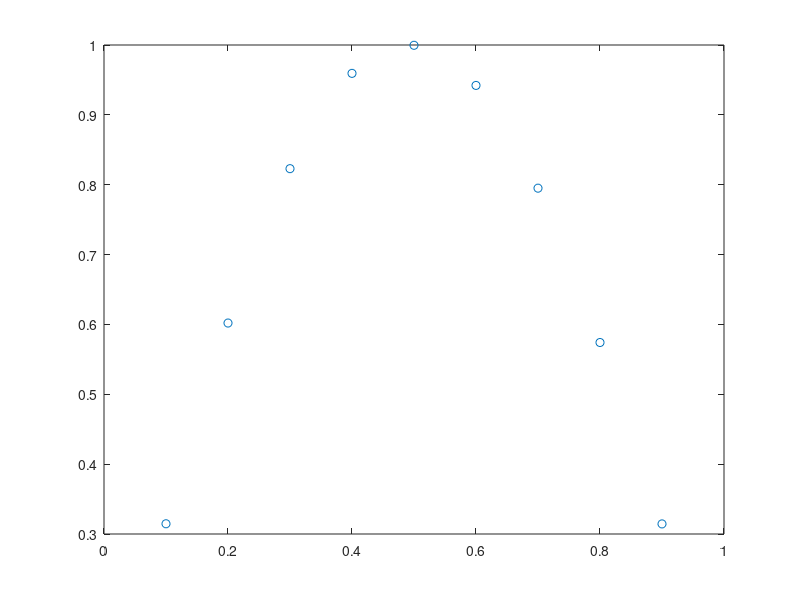

The MATLAB source for this figure:
%%non linear
%%u_t + u*u_x = u_xx
%%exact soln: ?


clear all;
close all;
clc
N=10;
h=1/N;
dt=0.008;
tfin=1;
tini=0;
M=fix((tfin-tini)/dt);
tol=1e-8;
epsilon=0; %viscosity
k1=0;%%no of iterations
t=0;
count=0;

A=zeros(N-1,N-1);
B=zeros(N-1,N-1);
U0=zeros(N-1,1);
U1=zeros(N-1,1);
F=zeros(N-1,1);


for j=1:N-1
    x(j)=h*j;
end
    for j=1:N-1
        U0(j)=sin(pi*x(j));
    end
    

mu=dt/(2*h^2);
lambda = dt/8*h ;
U=ones(N-1,1);
err=5;

for k=1:M
      
    while err>tol
         for j=1:N-1
            C(j,j)=1+2*mu*epsilon ;
        end
        for j=1:N-2
            C(j,j+1)=2*lambda*U(j+1) - epsilon*mu;
            C(j+1,j)=-2*lambda*U(j) - epsilon*mu;
        end
        F(1) = U(1)*(1 + 2*mu*epsilon) - U(2)*mu*epsilon - lambda*(U(1)^2) - (1-2*mu*epsilon)*U0(1) -  U0(2)*mu*epsilon - lambda*(U0(2)^2);
        F(N-1) = U(N-1)*(1 + 2*mu*epsilon) - U(N-2)*mu*epsilon - lambda*(U(N-1)^2) - (1-2*mu*epsilon)*U0(N-1) - U0(N-2)*mu*epsilon- lambda*(U0(N-2)^2);
        
        for j = 2:N-2
        F(j) = U(j)*(1 + 2*mu*epsilon) - U(j+1)*mu*epsilon -U(j-1)*mu*epsilon -lambda*(U(j+1)^2 - U(j-1)^2) - U0(j)*(1 - 2*mu*epsilon)- - U0(j+1)*mu*epsilon -U0(j-1)*mu*epsilon  -lambda*(U0(j+1)^2 - U0(j-1)^2);
        end 
        
        delta=C\(-F);
        U1=delta+U;
        U=U1;
        err=max(abs(delta));
        count = count +1
    end
    U0=U1;
    t=t+dt;
    k
    err = 5;
    %figure()
    %plot(x,U1,'o');
end

plot(x,U1,'o');
            
